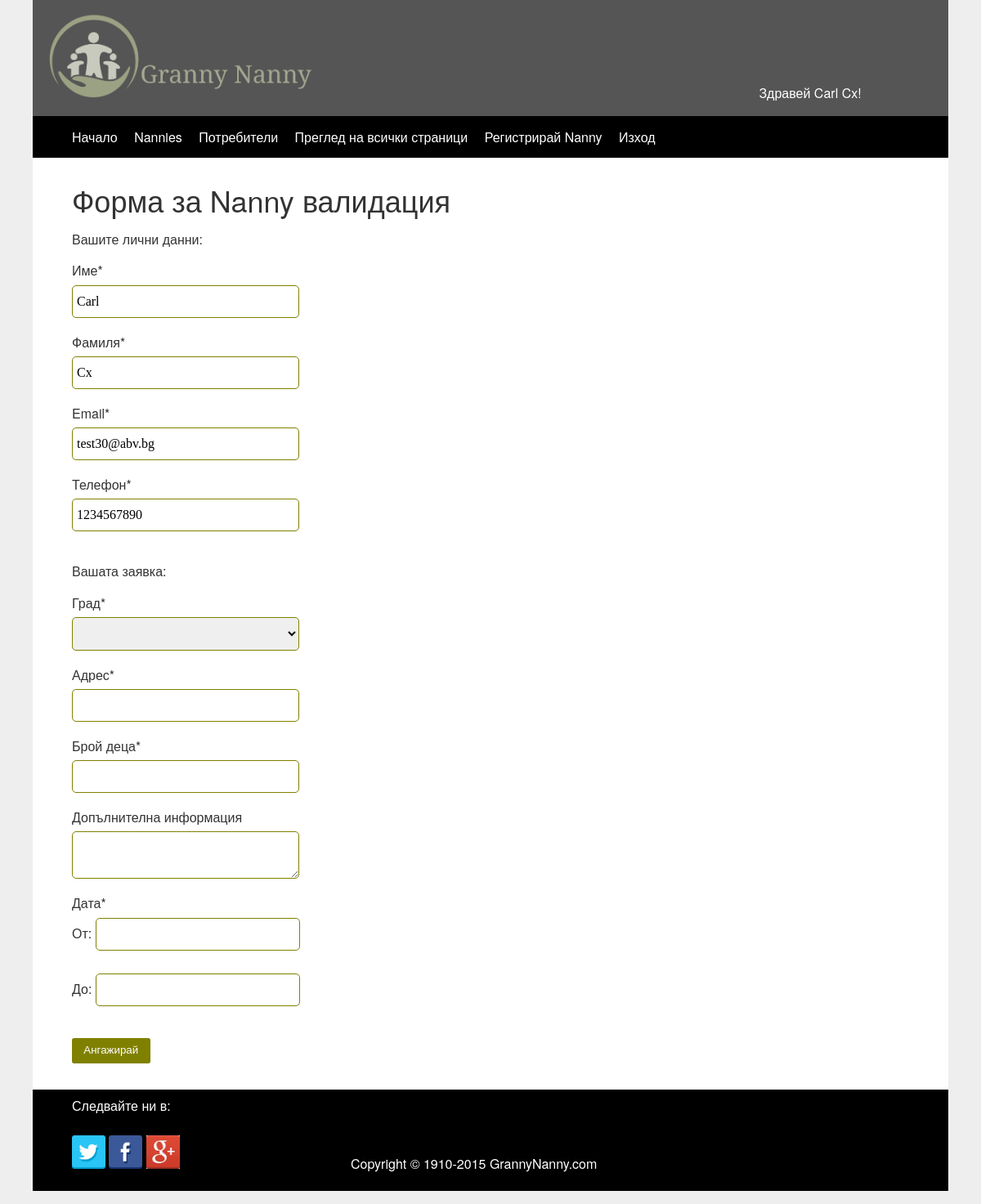
Page /book_nanny_form.php (signed in) on the committed database.
### tables this page shows
CREATE TABLE IF NOT EXISTS `parenuser` (
  `userID` int(11) NOT NULL,
  `firstname` varchar(255) NOT NULL,
  `lastname` varchar(255) NOT NULL,
  `email` varchar(255) NOT NULL,
  `city` varchar(255) NOT NULL,
  `address` varchar(255) NOT NULL,
  `pass` varchar(200) NOT NULL,
  `gender` varchar(255) NOT NULL,
  `pid` varchar(255) NOT NULL,
  `workout` varchar(255) NOT NULL,
  `work_status` varchar(200) NOT NULL,
  `education` varchar(255) NOT NULL,
  `motivation` varchar(255) NOT NULL,
  `status` varchar(255) NOT NULL,
  `photoname` varchar(255) NOT NULL,
  `photo` blob NOT NULL,
  `tel` varchar(255) NOT NULL,
  `age` int(11) NOT NULL
);

### book_nanny_form.php (the view, shortened to what this page needs)
	<!DOCTYPE html>
<html lang="en">
<head>
		<?php
			$conn = new mysqli('localhost', 'root', '', 'grannynanny');
			$conn ->set_charset("utf8");
			?>
	 <link rel="stylesheet" href="assets/css/book_nanny_form_style.css">
</head>
<body>
	<div class="container">
		<?php include 'includes/header.php';
		require_once "book_nanny_form.php";?>
		<div class="content">
		<h1>Форма за Nanny валидация</h1>
		<form name="book_nanny"   action='book_nanny.php'  method="POST" onsubmit="return validateForm()">
				<?php
					$userID = $_SESSION['userID'];
					$tableQuery = mysqli_query($conn, "SELECT * FROM parenuser where userID='$userID'")or die("Стана грешкка " . mysql_error());;
					while($row = mysqli_fetch_array($tableQuery)) { ?>
					<label>Вашите лични данни:</label><br><br>
					<label>Име*</label>
					<input name="book_firstname" value="<?php echo $row['firstname']; ?>" type="text"  >
					<label>Фамиля*</label>
					<input name="book_lastname"  value="<?php echo $row['lastname']; ?>" type="text"  >
					<label>Email*</label>
					<input name="book_email"value="<?php echo $row['email']; ?>" type="text">
					<label>Телефон*</label>
					<input name="book_tel" value="<?php echo $row['tel']; ?>" type="text" ><br>
					<?php
									}
					?>
				<label>Вашата заявка:</label><br><br>
				<label>Град*</label>
				<select class="city" name="city">
					<option value=""></option>
					<option value="София">София</option>
				</select>
				<label>Адрес*</label>
				<input type="text" name="address"></input>
				<label>Брой деца*</label>
				<input type="number" name="children"></input>
				<label>Допълнителна информация</label>
				<textarea name="info"></textarea>
				<label>Дата*</label><br>
				 <div >
					<label class="daterange" for="start" >От:</label>
					<input class="daterange" type="text" id="start" name="startDate"readonly>
				</div>
				<div >
					<label class="daterange" for="end" >До:</label>
					<input class="daterange" type="text" id="end" name="endDate" readonly>
				</div><br>
<button type="submit" name="submit" class="btn">Ангажирай</button>
				</form>
			</div>
			<div class="container">
				<?php include 'includes/footer.php';?>
			</div>
		</div>
		</body>
		</html>

### assets/css/book_nanny_form_style.css (style rules this page uses)
.daterange { display:inline-block; }
#end,#start { width: 22.8%; }
textarea { display:block; border:1px solid olive; border-radius:5px; width:25.5%; padding:10px; margin-top:8px; margin-bottom:20px; padding-left:5px; font-size:16px; font-family:raleway }

### assets/css/main_style.css (style rules this page uses)
body { margin: 0; padding-bottom: 1em; color: #333; background-color: #eee ; font: 1em/1.2 "Helvetica Neue", Helvetica, Arial, Geneva, sans-serif; }
h1,h2,h3,h4,h5,h6 { margin: 0 0 .5em; font-weight: 500; line-height: 1.1; }
input { display:block; border:1px solid olive; border-radius:5px; width:25.5%; padding:10px; margin-top:8px; margin-bottom:20px; padding-left:5px; font-size:16px; font-family:raleway }
select { display:block; border:1px solid olive; border-radius:5px; width:27.1%; padding:10px; margin-top:8px; margin-bottom:20px; padding-left:5px; font-size:16px; font-family:raleway }
input[type="number"] { -moz-appearance: textfield; }
h1 { font-size: 2.25em; }
.container { max-width: 70em; margin: 0 auto; }
.content { overflow: hidden; padding: 1em 1.25em; background-color: #fff; }
.btn { color: #fff !important; background-color: olive;; border-color: #222; display: inline-block; padding: .5em 1em; margin-bottom: 0; font-weight: 400; line-height: 1.2; text-align: center; white-space: nowrap; vertical-align: middle; cursor: pointer; border: 1px solid transparent; border-radius: .2em; text-decoration: none; }
@media (min-width: 55em) { .content { padding: 2em 3em; } }

### rows in the picture
parenuser: book_firstname "Carl", book_lastname "Cx", book_tel "1234567890"

### other values in the picture
$_SESSION["name"] "Carl"
$_SESSION["lastname"] "Cx"
